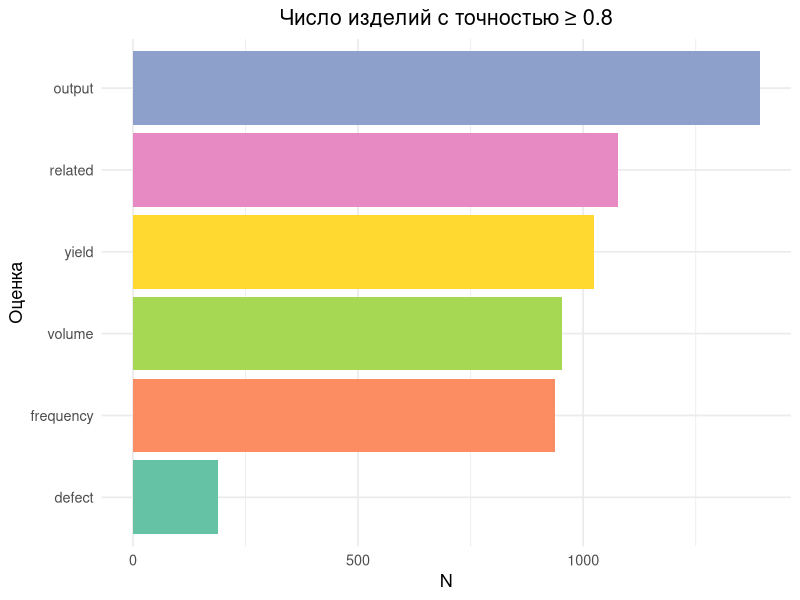
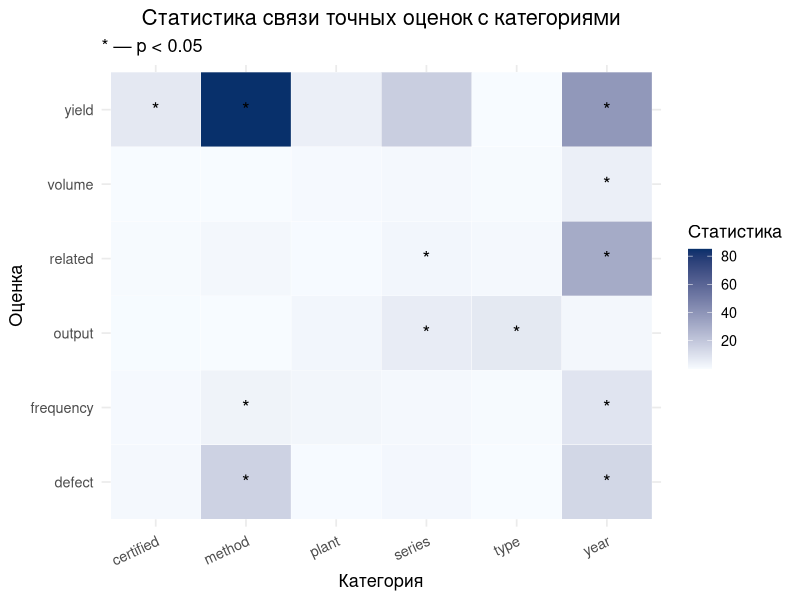
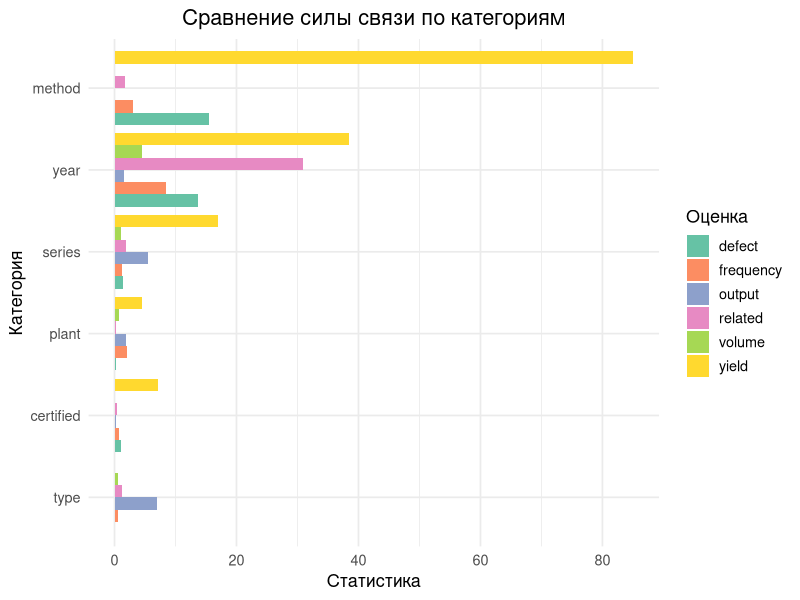

R code for these plots, in order:
## ---- chunk 1
knitr::opts_chunk$set(
  echo = FALSE,
  message = FALSE,
  warning = FALSE,
  fig.align = "center",
  fig.width = 9,
  fig.height = 5
)
## ---- chunk 2
library(tidyr)
library(dplyr)
library(ggplot2)
## ---- chunk 3
estimates <- c("output", "related", "frequency", "yield", "volume", "defect")
cat_columns <- c("type", "year", "series", "plant", "method", "certified")
## ---- chunk 4
scores <- read.csv("data/scores_accuracy.csv")

filter_reliability <- function(estimation, rel_coef) {
  scores %>%
    filter(.data[[paste0("rel_", estimation)]] >= rel_coef) %>%
    dplyr::select(type, series, year, plant, method, certified, .data[[estimation]]) %>%
    mutate(
      plant = ifelse(is.na(plant), "Неизвестно", plant),
      method = ifelse(is.na(method), "Неизвестно", method)
    )
}

take_n <- function(df, n = 5000) {
  if (nrow(df) <= n) df else df[sample(nrow(df), n), ]
}

output_sc <- filter_reliability("output", 0.8)
related_sc <- filter_reliability("related", 0.8)
yield_sc <- filter_reliability("yield", 0.8)
volume_sc <- filter_reliability("volume", 0.8)
frequency_sc <- filter_reliability("frequency", 0.8)
defect_sc <- filter_reliability("defect", 0.8)
## ---- chunk 5
n_tbl <- data.frame(
  estimate = estimates,
  n = c(
    nrow(output_sc), nrow(related_sc), nrow(frequency_sc),
    nrow(yield_sc), nrow(volume_sc), nrow(defect_sc)
  )
)
knitr::kable(n_tbl)
ggplot(n_tbl, aes(x = reorder(estimate, n), y = n, fill = estimate)) +
  geom_col() +
  coord_flip() +
  scale_fill_brewer(palette = "Set2", guide = "none") +
  labs(title = "Число изделий с точностью ≥ 0.8", x = "Оценка", y = "N") +
  theme_minimal(base_size = 13) +
  theme(plot.title = element_text(hjust = 0.5))
## ---- chunk 6
shapiro_sample <- function(x) {
  x <- x[!is.na(x)]
  if (length(x) > 5000) x <- sample(x, 5000)
  x
}

сategory_dependency <- function(dataset, var_1, var_2) {
  x <- shapiro_sample(dataset[[var_1]])
  if (shapiro.test(x)$p.value < 0.05) {
    kt <- kruskal.test(dataset[[var_1]] ~ dataset[[var_2]], data = dataset)
    return(c(var_2, as.numeric(kt$statistic), as.numeric(kt$p.value)))
  }
  result <- aov(dataset[[var_1]] ~ dataset[[var_2]], data = dataset)
  c(var_2, summary.aov(result)[[1]][["F value"]][1], summary.aov(result)[[1]][["Pr(>F)"]][1])
}

category_dependency_df <- function(dataset, vector, col) {
  as.data.frame(t(sapply(vector, function(var) сategory_dependency(dataset, col, var)))) %>%
    mutate(column_to = col) %>%
    dplyr::select(V1, column_to, V2, V3) %>%
    rename(column_from = V1, statistic = V2, p_value = V3) %>%
    `rownames<-`(NULL) %>%
    mutate(
      statistic = as.numeric(statistic),
      p_value = as.numeric(p_value),
      is_significance = p_value < 0.05
    ) %>%
    arrange(p_value)
}
## ---- chunk 7
dep_all <- bind_rows(
  category_dependency_df(take_n(output_sc), cat_columns, "output"),
  category_dependency_df(related_sc, cat_columns, "related"),
  category_dependency_df(take_n(yield_sc), cat_columns, "yield"),
  category_dependency_df(take_n(volume_sc), cat_columns, "volume"),
  category_dependency_df(frequency_sc, cat_columns, "frequency"),
  category_dependency_df(defect_sc, cat_columns, "defect")
)
knitr::kable(dep_all, digits = 4)
ggplot(dep_all, aes(column_from, column_to, fill = statistic)) +
  geom_tile(color = "white") +
  geom_text(aes(label = ifelse(is_significance, "*", "")), size = 5) +
  scale_fill_gradient(low = "#f7fbff", high = "#08306b") +
  labs(
    title = "Статистика связи точных оценок с категориями",
    subtitle = "* — p < 0.05",
    x = "Категория", y = "Оценка", fill = "Статистика"
  ) +
  theme_minimal(base_size = 13) +
  theme(axis.text.x = element_text(angle = 25, hjust = 1), plot.title = element_text(hjust = 0.5))
ggplot(dep_all, aes(x = reorder(column_from, statistic), y = statistic, fill = column_to)) +
  geom_col(position = "dodge") +
  coord_flip() +
  scale_fill_brewer(palette = "Set2") +
  labs(title = "Сравнение силы связи по категориям", x = "Категория", y = "Статистика", fill = "Оценка") +
  theme_minimal(base_size = 13) +
  theme(plot.title = element_text(hjust = 0.5))
